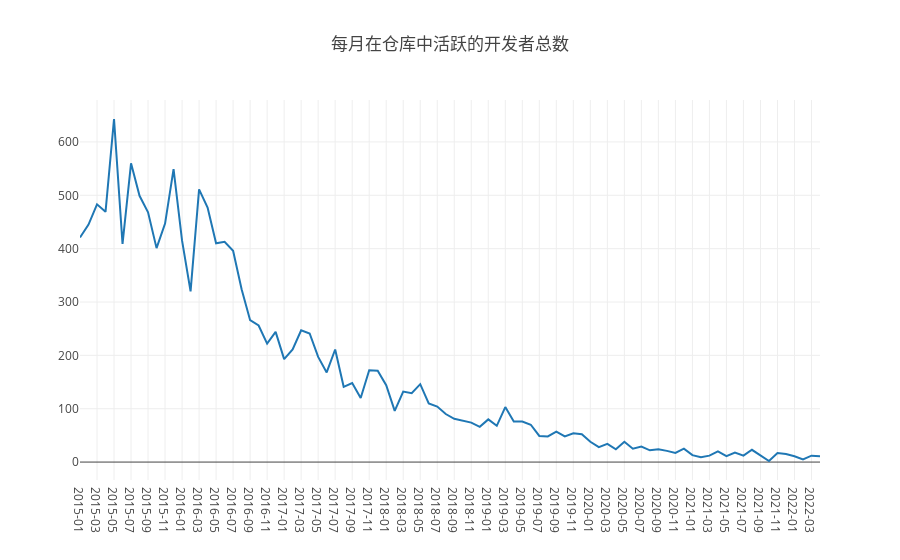

Here is the notebook cell this chart was saved with:
### Markdown cell above
## 4 每月在仓库中活跃（只要有日志产生就算）的不同开发者总数

### Code cell
Promise.all(years.map(y => {
    var q = `
    select count(distinct actor_id) as active_user,
    formatDateTime(created_at, '%Y-%m') as time
    from github_log.year${y} 
    where repo_id=${my_repo_id}
    group by formatDateTime(created_at, '%Y-%m')
    order by formatDateTime(created_at, '%Y-%m')
    `
    return openDigger.driver.clickhouse.query(q);
})).then(data => {
    var active_user = [], time = [], tt = [];
    data.forEach(d => {
        d.forEach(dd => {
            active_user.push(parseInt(dd.active_user));
            time.push(dd.time);
            tt.push({'时间':dd.time,'活跃的开发者总数':parseInt(dd.active_user)});
        });
    });
    openDigger.render.plotly(
        [{x: time, y: active_user, mode:"line"}], {
        title: '每月在仓库中活跃的开发者总数',
        xaxis: {type: 'category'}
    });
    console.table(tt);
});

### Figure 1 — Plotly figure (JSON) as saved in the notebook; plotly's stock layout.template omitted (floating-point values rounded to 4 significant figures)
{"data": [{"mode": "line", "x": ["2015-01", "2015-02", "2015-03", "2015-04", "2015-05", "2015-06", "2015-07", "2015-08", "2015-09", "2015-10", "2015-11", "2015-12", "2016-01", "2016-02", "2016-03", "2016-04", "2016-05", "2016-06", "2016-07", "2016-08", "2016-09", "2016-10", "2016-11", "2016-12", "2017-01", "2017-02", "2017-03", "2017-04", "2017-05", "2017-06", "2017-07", "2017-08", "2017-09", "2017-10", "2017-11", "2017-12", "2018-01", "2018-02", "2018-03", "2018-04", "2018-05", "2018-06", "2018-07", "2018-08", "2018-09", "2018-10", "2018-11", "2018-12", "2019-01", "2019-02", "2019-03", "2019-04", "2019-05", "2019-06", "2019-07", "2019-08", "2019-09", "2019-10", "2019-11", "2019-12", "2020-01", "2020-02", "2020-03", "2020-04", "2020-05", "2020-06", "2020-07", "2020-08", "2020-09", "2020-10", "2020-11", "2020-12", "2021-01", "2021-02", "2021-03", "2021-04", "2021-05", "2021-06", "2021-07", "2021-08", "2021-09", "2021-10", "2021-11", "2021-12", "2022-01", "2022-02", "2022-03", "2022-04"], "y": [421, 445, 483, 469, 643, 409, 560, 499, 468, 401, 447, 549, 415, 320, 511, 477, 410, 413, 396, 324, 266, 256, 222, 244, 193, 211, 247, 241, 197, 168, 211, 141, 148, 120, 172, 171, 144, 96, 132, 129, 146, 110, 104, 90, 81, 78, 74, 66, 80, 68, 103, 76, 76, 70, 49, 48, 57, 48, 54, 52, 38, 28, 34, 24, 38, 25, 29, 22, 24, 21, 17, 25, 13, 9, 12, 20, 11, 18, 12, 23, 13, 2, 17, 15, 11, 5, 12, 11]}], "layout": {"autosize": true, "title": {"text": "每月在仓库中活跃的开发者总数"}, "xaxis": {"autorange": true, "range": [0, 87], "type": "category"}, "yaxis": {"autorange": true, "range": [-33.61, 678.6], "type": "linear"}}}
